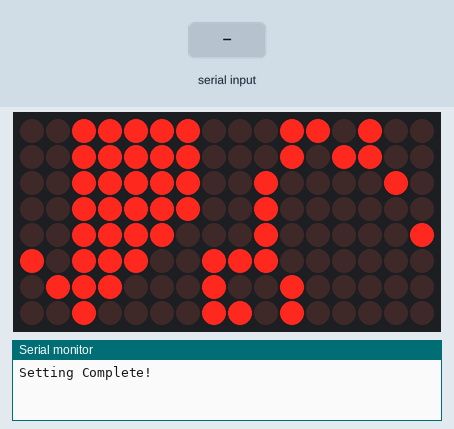
Recording of a sketch running on a simulated Arduino Uno, built with avr-gcc and run on an emulated ATmega328P. Shown: 16×8 LED matrix, the last lines printed to the serial monitor. The inputs (shaded band) are chosen by the test bench.

Above: at 3.2 s.
3.3 s: "90,45\n" received over Serial
At 4.1 s:
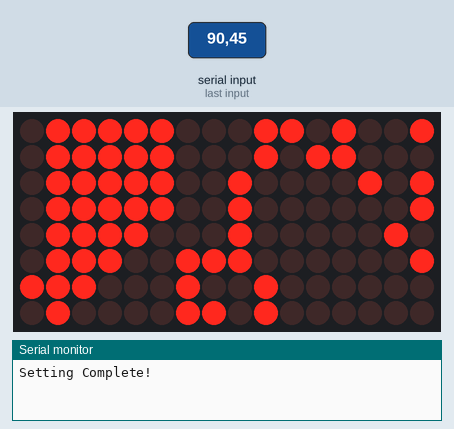
6.2 s: "30,150\n" received over Serial
At 6.8 s:
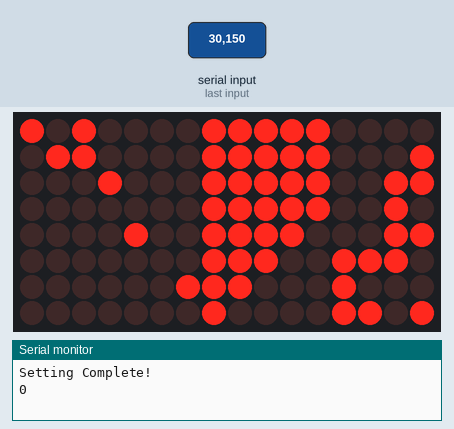
9.1 s: "5\n" received over Serial
At 9.9 s:
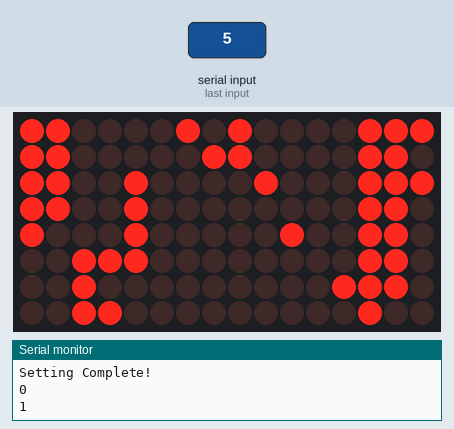
12.0 s: "90\n" received over Serial
At 12.3 s:
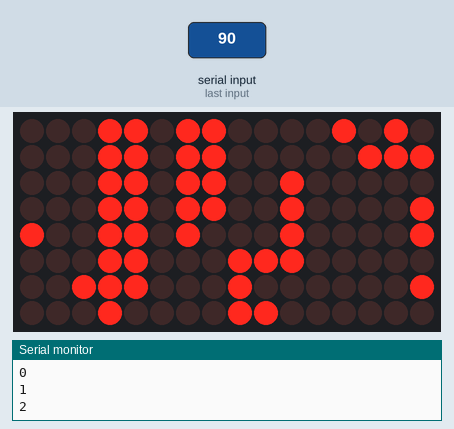
14.9 s: "200\n" received over Serial
At 15.7 s:
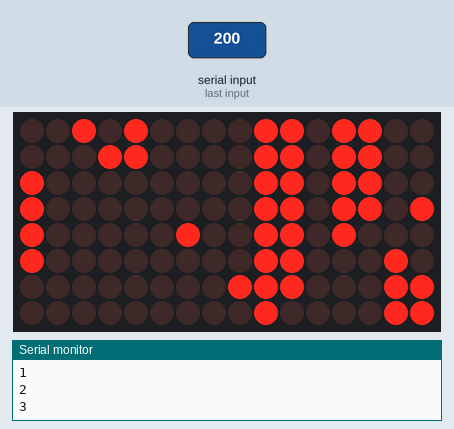
17.8 s: "90,45\n" received over Serial
At 18.6 s:
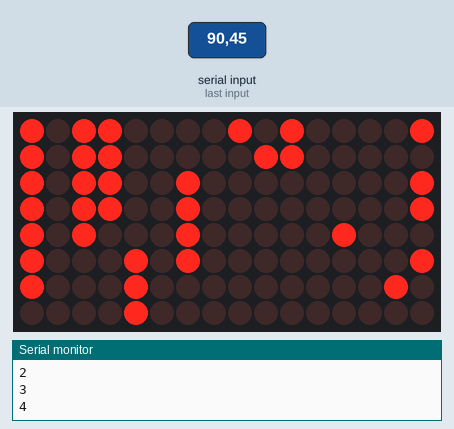

Measured:
- after the input at 3.3 s, the display: changes at once (image 1)
- after the input at 6.2 s, the display: changes at once (image 2)
- after the input at 9.1 s, the display: changes at once (image 3)
- after the input at 12.0 s, the display: changes at once (image 4)
- after the input at 14.9 s, the display: changes at once (image 5)
- after the input at 17.8 s, the display: changes at once (image 6)
- what the display in image 1 shows lasts 1.0 s, from 3.3 s to 4.3 s

The sketch:

TestCode009.ino
```cpp
#include "MaxMatrix.h"

#define DIN 11
#define CS  10
#define CLK 9
#define DEVICE_NUMBER 2

MaxMatrix ledController(DIN, CS, CLK, DEVICE_NUMBER);

void setup() {
    // 初始設定
    ledController.init();
    // 設定亮度
    ledController.setIntensity(0);
    // 測試
    for (byte i = 0; i < 8; i++) {
        ledController.setDot(i, i, true);
    }
    delay(1000);
    // 清除畫面
    ledController.clear();
    Serial.begin(9600);
    Serial.println("Setting Complete!");
    ledController.setColumn(0, 1);
    ledController.setColumn(1, 2);
    ledController.setColumn(2, 3);
    ledController.setColumn(3, 4);
    ledController.setColumn(4, 16);
    ledController.setColumn(5, 32);
    ledController.setColumn(6, 64);
    ledController.setColumn(7, 255);
    ledController.setColumn(8, 127);
    ledController.setColumn(9, 63);
    ledController.setColumn(10, 31);
    ledController.setColumn(11, 15);
    ledController.setColumn(12, B11100000);
    ledController.setColumn(13, B10100000);
    ledController.setColumn(14, B00111100);
    ledController.setColumn(15, B11000011);
    delay(1000);
}

void loop() {
    if (Serial.available() > 0) {
        ledController.setColumn(
            DEVICE_NUMBER * 8 - 1, Serial.parseInt());
    }
    if (isTimer1Up(200)) {
        ledController.shiftLeft(true, true);
    }
    static unsigned int t = 0;
    if (isTimer2Up(2000)) {
        Serial.println(t++);
    }
}

bool isTimer1Up(unsigned long period) {
    static unsigned long timer = millis();
    bool timeIsUp = false;
    if ((millis() - timer) > period) {
        timeIsUp = true;
        timer = millis();
    }
    return timeIsUp;
}

bool isTimer2Up(unsigned long period) {
    static unsigned long timer = millis();
    bool timeIsUp = false;
    if ((millis() - timer) > period) {
        timeIsUp = true;
        timer = millis();
    }
    return timeIsUp;
}
```
